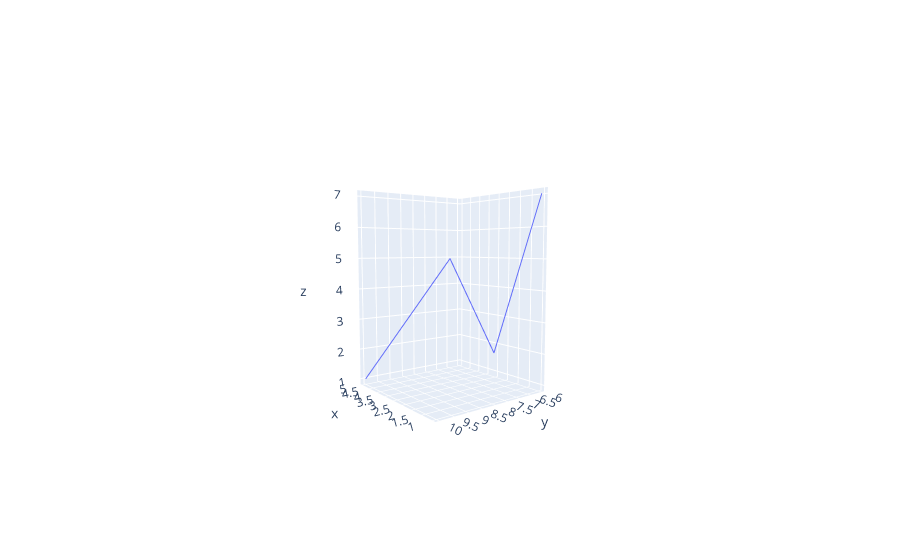

Source (notebook cell):
### Code cell
fig = go.Figure()
fig.add_trace(go.Scatter3d(x=[1,2,3,4,5],y=[6,7,8,9,10],z=[7,2,5,3,1],mode="lines"))

### Figure 1 — Plotly figure (JSON) as saved in the notebook; plotly's stock layout.template omitted (floating-point values rounded to 4 significant figures)
{"data": [{"mode": "lines", "type": "scatter3d", "x": [1, 2, 3, 4, 5], "y": [6, 7, 8, 9, 10], "z": [7, 2, 5, 3, 1]}], "layout": {"autosize": true, "scene": {"aspectmode": "auto", "aspectratio": {"x": 0.8736, "y": 0.8736, "z": 1.31}, "camera": {"center": {"x": 0, "y": 0, "z": 0}, "eye": {"x": -2.371, "y": 1.833, "z": 0.2691}, "projection": {"type": "perspective"}, "up": {"x": 0, "y": 0, "z": 1}}}}}
